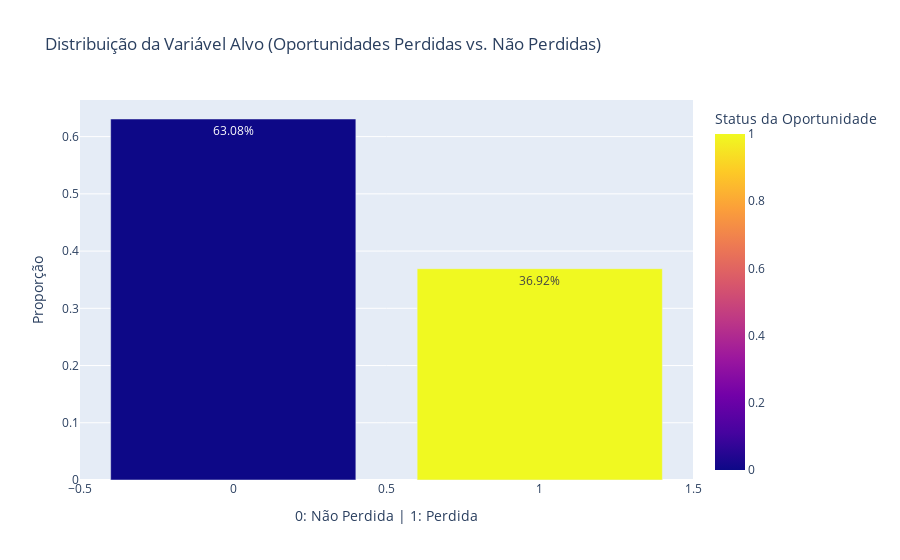

Notebook source saved alongside this figure:
### Markdown cell above
# --- 3. Plot: Distribuição da Variável Alvo ---

### Code cell
# Captura o resultado do value_counts e reseta o índice, nomeando as colunas
target_counts = df_sales_pipeline_eda['target'].value_counts(normalize=True).reset_index()
target_counts.columns = ['target_status', 'proportion'] # Renomeando as colunas para clareza

fig = px.bar(target_counts,
             x='target_status', y='proportion',
             title='Distribuição da Variável Alvo (Oportunidades Perdidas vs. Não Perdidas)',
             labels={'target_status': 'Status da Oportunidade', 'proportion': 'Proporção'},
             color='target_status',
             color_discrete_map={0: 'lightgreen', 1: 'salmon'},
             text_auto='.2%') # Exibir o percentual direto na barra

fig.update_layout(xaxis_title="0: Não Perdida | 1: Perdida",
                  yaxis_title="Proporção")
fig.show()

### Figure 1 — Plotly figure (JSON) as saved in the notebook; plotly's stock layout.template omitted (floating-point values rounded to 4 significant figures)
{"data": [{"hovertemplate": "Status da Oportunidade=%{marker.color}<br>Proporção=%{y}<extra></extra>", "legendgroup": "", "marker": {"color": [0, 1], "coloraxis": "coloraxis", "pattern": {"shape": ""}}, "name": "", "orientation": "v", "showlegend": false, "textposition": "auto", "texttemplate": "%{y:.2%}", "type": "bar", "x": [0, 1], "xaxis": "x", "y": [0.6308, 0.3692], "yaxis": "y"}], "layout": {"barmode": "relative", "coloraxis": {"colorbar": {"title": {"text": "Status da Oportunidade"}}, "colorscale": [[0, "#0d0887"], [0.1111, "#46039f"], [0.2222, "#7201a8"], [0.3333, "#9c179e"], [0.4444, "#bd3786"], [0.5556, "#d8576b"], [0.6667, "#ed7953"], [0.7778, "#fb9f3a"], [0.8889, "#fdca26"], [1, "#f0f921"]]}, "legend": {"tracegroupgap": 0}, "title": {"text": "Distribuição da Variável Alvo (Oportunidades Perdidas vs. Não Perdidas)"}, "xaxis": {"anchor": "y", "domain": [0, 1], "title": {"text": "0: Não Perdida | 1: Perdida"}}, "yaxis": {"anchor": "x", "domain": [0, 1], "title": {"text": "Proporção"}}}}
